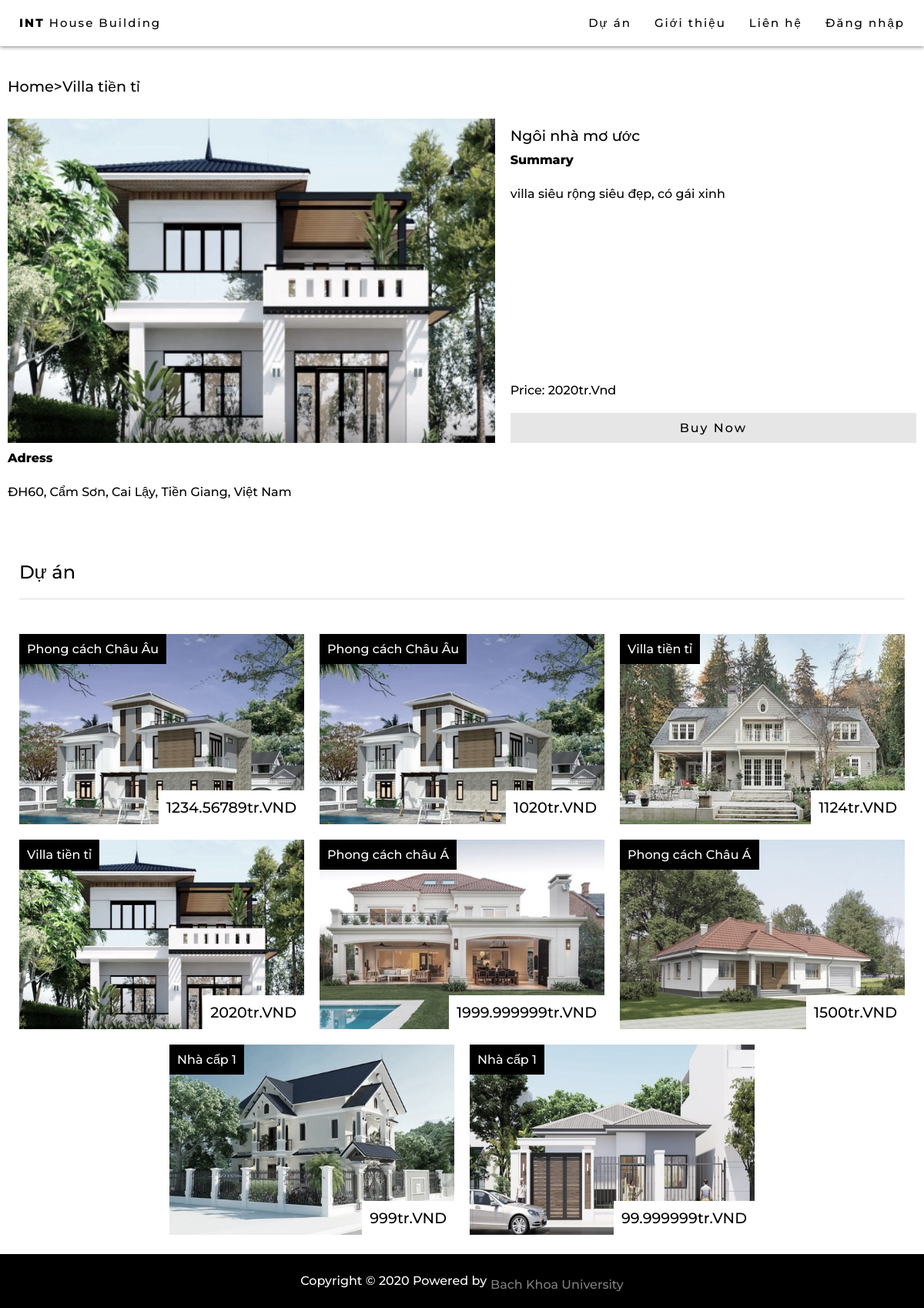
The page /product.php?id=4 on the database its author committed.
### tables this page shows
CREATE TABLE `post` (
  `id` int(5) NOT NULL,
  `cost` int(15) NOT NULL,
  `category` varchar(100) NOT NULL,
  `poster` int(11) NOT NULL,
  `content` varchar(500) NOT NULL,
  `img` varchar(100) NOT NULL DEFAULT 'house.png',
  `title` varchar(100) NOT NULL,
  `address` varchar(8000) NOT NULL
);

### product.php (the view, shortened to what this page needs)
    <?php
    include('session.php');
    include("config.php");
    ?>
<!DOCTYPE html>
<html lang="en">
<head>
    <link rel="stylesheet" href="styleProduct.css">
    <link rel="stylesheet" href="https://cdnjs.cloudflare.com/ajax/libs/font-awesome/4.7.0/css/font-awesome.min.css">
</head>
<body>
    <div id="navbar">
        <a href="index.php" class="home button">
            <b>INT</b> House Building
        </a>
        <?php
        if (!isset($_SESSION['login_user'])) {
            echo "<a href='#' id='myBtnMobile' class='button' onclick='openModal()'> Đăng nhập</a>";
        } else {
            echo "<a href='#' id='myBtnInfo' class='button' onclick='openModalInfo()'> Hello:" . $login_session . "</a>";
        }
        ?>
        <a href="index.php#contact" class="button">
            Liên hệ
        </a>
        <a href="index.php##about" class="button">
            Giới thiệu
        </a>
        <a href="index.php#projects" class="button">
            Dự án
        </a>
    </div>
    <div class="main_content">
        <div id="products">
            <?php
                $postid = $_GET['id'];
                $sql = "SELECT * FROM post WHERE id = '$postid'";
                $result = mysqli_query($db, $sql);
                $row = mysqli_fetch_array($result, MYSQLI_ASSOC);
                echo "<h3 style='margin:30px 0px;'>Home>".$row['category']."</h3>
                <div class='sub_content_product'>
                    <div class='product-picture'>
                    <img src='./img/" . $row['img'] ."' alt='".$row['img']."' class='sub_picture'>
                    </div>
                    <div class='product-content'>
                        <div>
                            <h3>".$row['title']."</h3>
                            <b>Summary</b>
                            <p>".$row['content']."</p>
                        </div>
                        <div>
                            <h4>Price: ".(string)($row['cost'] / 1000000)."tr.Vnd
                            </h4>
                            <a href='#' class='button about'>Buy Now</a>
                        </div>
                    </div>
                </div>
                <div class='decription'>
                    <b>Adress</b>
                    <p>".$row['address']."</p>
                </div>";
            ?>
        </div>
        <div id="projects">
            <div class="sub_title">
                <h2>Dự án</h2>
            </div>
            <div class="projects_content">
                <?php
                $sql = "SELECT * FROM post ORDER BY id LIMIT 8 OFFSET 0";
                $result = mysqli_query($db, $sql);
                if ($result->num_rows > 0) {
                    while ($row = $result->fetch_assoc()) {
                        echo "<div class='sub_content' onclick='viewDetail(" . $row['id'] . ")'>
                                <img src='./img/" . $row['img'] . "' alt='house1' class='sub_picture'>
                                <div class='sub_text'>
                                    <span>" . $row['category'] . "</span>
                                </div>
                                <div class='prices'>
                                    <span>" . (string)($row['cost'] / 1000000) . "tr.VND</span>
                                </div>
                            </div>";
                    }
                }
                ?>
            </div>
        </div>
    </div>
    <footer style="width: 100%;">
        <div class="footer">Copyright © 2020 Powered by <a style="color: gray; text-decoration: none; margin-left: 5px;" href="#" target="_blank">Bach Khoa
                University</a>
        </div>
    </footer>
</body>
</html>

### styleProduct.css (style rules this page uses)
* { font-family: 'Montserrat', sans-serif; text-decoration: none; font-weight: 500; margin: unset; }
html { scroll-behavior: smooth; }
b { font-weight: 800; }
p { margin: 25px 0px; text-align: left; }
#navbar { overflow: hidden; position: fixed; top: 0; z-index: 6; background-color: white; height: 60px; width: 100%; font-size: 15px; padding: 5px 10px; box-shadow: 0 1px 5px 0 gray; box-sizing: border-box; }
.button { margin: 5px 5px; float: right; color: black; padding: 10px 10px; letter-spacing: 2px; }
.home { float: left; }
.main_content { margin-top: 60px; width: 100%; }
.sub_title { padding: 20px 25px; }
#products { width: 100%; max-width: 1550px; display: flex; flex-direction: column; margin: 5px; margin-right: auto; margin-left: auto; box-sizing: border-box; padding: 10px; background-color: white; }
.prices { position: absolute; background-color: white; color: black; padding: 10px; bottom: 10px; right: 10px; font-weight: 800; font-size: 120%; }
.sub_content_product { display: flex; position: relative; }
.sub_content { position: relative; padding: 10px; width: 25%; box-sizing: border-box; display: flex; flex-direction: column; cursor: pointer; }
@media only screen and (max-width: 1300px) { .sub_content { width: 33.333333%; } }
.product-content { display: flex; flex-direction: column; justify-content: space-between; width: 50%; margin-left: 20px; }
#projects { max-width: 1550px; width: 100%; background-color: white; margin: 0px auto; }
.projects_content { display: flex; flex-flow: row wrap; justify-content: center; position: relative; padding: 15px; }
.product-picture { position: relative; width: 60%; box-sizing: border-box; display: flex; flex-direction: column; }
.decription { margin-top: 10px; }
@media only screen and (max-width: 1300px) { .product-picture { width: 60%; } }
.sub_text { position: absolute; background-color: black; color: white; padding: 10px; top: 10px; left: 10px; }
.sub_picture { width: 100%; height: auto; filter: grayscale(50%); }
h2 { padding: 20px 0px; border-bottom: 1px solid rgb(221, 221, 221); }
h3 { font-size: 1.2em; margin: 10px 0px; }
h4 { margin: 20px 0px; }
a { color: black; margin-top: 10px; }
.button.about { background-color: rgb(230, 230, 230); width: calc(100% - 20px); text-align: center; margin: unset; }
.footer { background-color: black; color: white; width: 100%; height: 70px; display: flex; align-items: center; justify-content: center; }

### rows shown on the page
post: category "Villa tiền tỉ", img (picture), title "Ngôi nhà mơ ước", content "villa siêu rộng siêu đẹp, có gái xinh", $row['cost']/1000000 "2020", address "ĐH60, Cẩm Sơn, Cai Lậy, Tiền Giang, Việt Nam"
post: img (picture), category "Phong cách Châu Âu", $row['cost']/1000000 "1234.56789"
post: img (picture), category "Phong cách Châu Âu", $row['cost']/1000000 "1020"
post: img (picture), category "Villa tiền tỉ", $row['cost']/1000000 "1124"
post: img (picture), category "Phong cách châu Á", $row['cost']/1000000 "1999.999999"
post: img (picture), category "Phong cách Châu Á", $row['cost']/1000000 "1500"
post: img (picture), category "Nhà cấp 1", $row['cost']/1000000 "999"
post: img (picture), category "Nhà cấp 1", $row['cost']/1000000 "99.999999"
